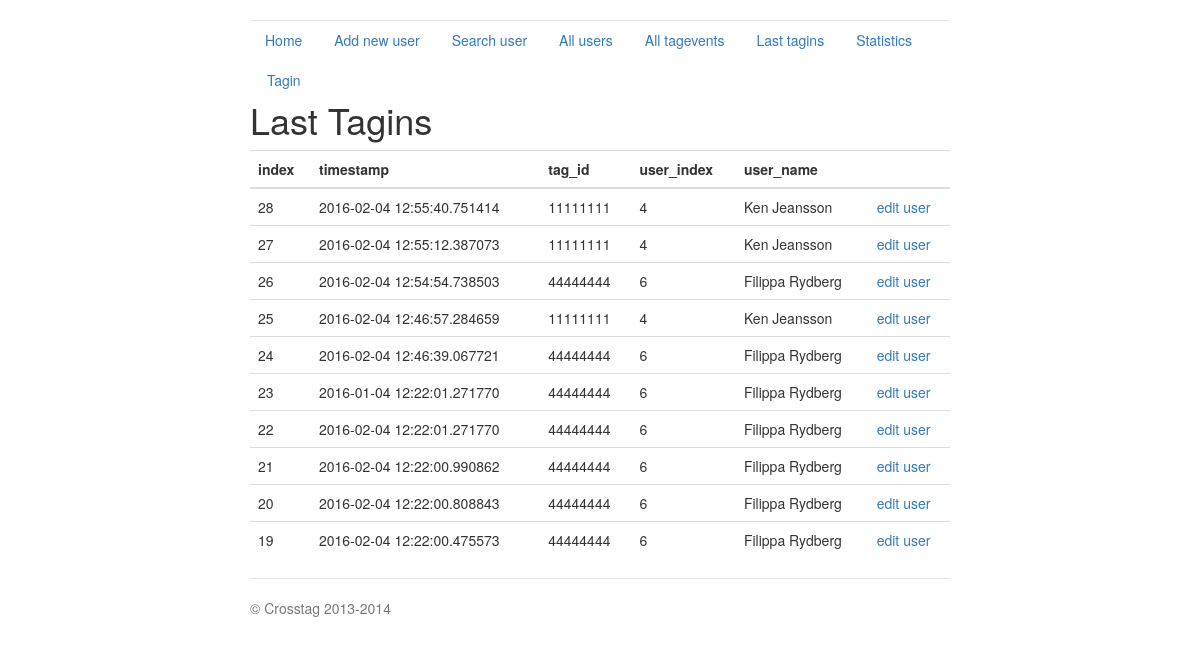
The app's page /last_tagins, older data.
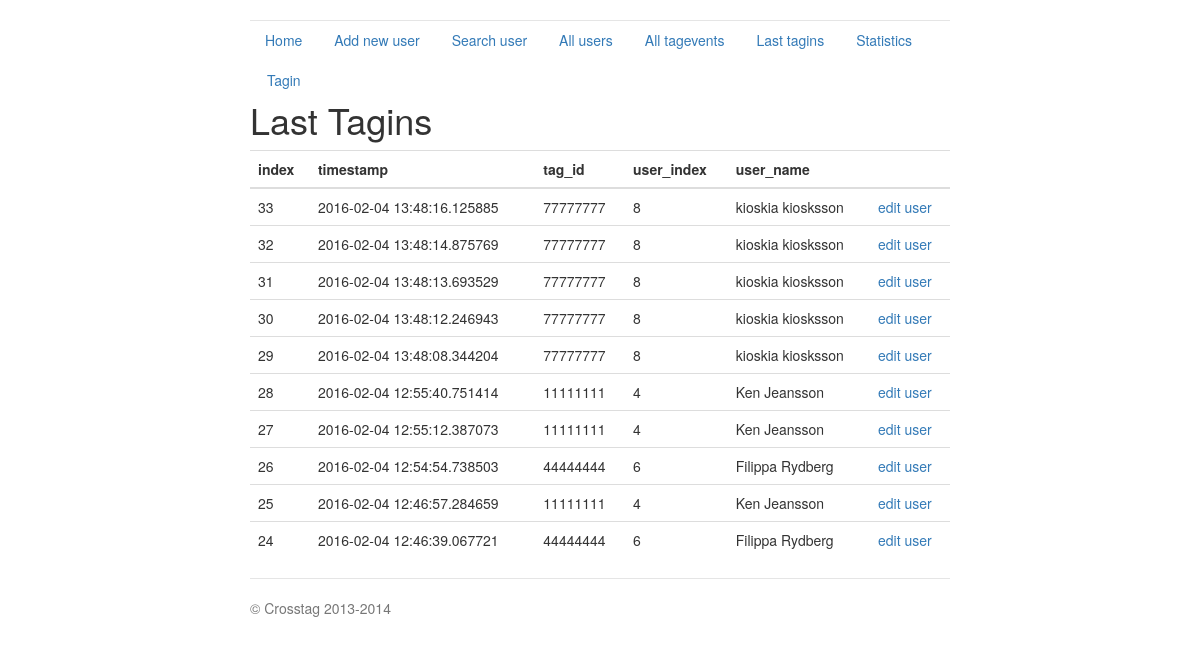
The same page, newer data.
### crosstag_server.py (models this page shows, shortened)
class Tagevent(db.Model):
    index = db.Column(db.Integer, primary_key=True)
    tag_id = db.Column(db.Integer)
    timestamp = db.Column(db.DateTime)
    uid = db.Column(db.Integer, db.ForeignKey('user.index'))
    def dict(self):
        return {'index': self.index, 'timestamp': str(self.timestamp),
                'tag_id': self.tag_id, 'uid':self.uid}

class User(db.Model):
    index = db.Column(db.Integer, primary_key=True)
    fortnox_id = db.Column(db.Integer)
    name = db.Column(db.String(80))
    email = db.Column(db.String(120))
    phone = db.Column(db.Integer)
    tag_id = db.Column(db.String(12))
    gender = db.Column(db.String(10))
    birth_date = db.Column(db.Date)
    expiry_date = db.Column(db.Date)
    create_date = db.Column(db.Date)
    def dict(self):
        return {'index': self.index, 'name': self.name,
                'email': self.email, 'tag_id': self.tag_id,
                'phone': self.phone, 'fortnox_id': self.fortnox_id,
                'expiry_date': str(self.expiry_date),
                'create_date': str(self.create_date),
                'birth_date': str(self.birth_date),
                'gender': self.gender}

### crosstag_server.py (the view)
@app.route('/last_tagins', methods=['GET'])
def last_tagins():
    ret = []
    events = Tagevent.query.all()[-10:]
    for hit in events:
        js = hit.dict()
        tag = js['tag_id']
        try:
            user = get_user_data_tag_dict(tag)
            js['user_index'] = user["index"]
            js['user_name'] = user['name']
        except:
            js['user_index'] = None
            js['user_name'] = "No user connected to this tag"
        ret.append(js)
    ret.reverse()
    return render_template('last_tagevents.html',
                           title='Last Tagins',
                           hits=ret)

### crosstag_server.py (called while the page is built)
@app.route('/crosstag/v1.0/get_user_data_tag_dict/<tag_id>',
           methods=['GET'])
def get_user_data_tag_dict(tag_id):
    user = User.query.filter_by(tag_id=tag_id).first()
    return user.dict()

### templates/last_tagevents.html (shortened to what this page needs)
{% extends "base.html" %}
{% block content %}
<h1>{{title}}</h1>
{% if hits %}
	<table class="table table-hover">
	<tbody>
		<thead>
			<tr>
				<th>index</th> <th>timestamp</th><th>tag_id</th> <th> user_index </th> <th> user_name </th> <th></th>
			</tr>
		</thead>
				{% for hit in hits %}
				<tr>
					<td>{{hit.index}}</td> <td>{{hit.timestamp}}</td> <td>{{hit.tag_id}}</td> <td>{{hit.user_index}}</td> <td>{{hit.user_name}}</td> <td> {% if hit.user_index != None %}<a href='/edit_user/{{hit.user_index}}'>edit user</a> {% endif %}</td>
				</tr>
				{% endfor %}
	</tbody>
	</table>
{% endif %}
{% endblock %}

Row changes from the older to the newer data that the page shows:
no longer on this page (row unchanged): Tagevent: index "23", timestamp "2016-01-04 12:22:01.271770", tag_id "44444444", user_index "6", user_name "Filippa Rydberg"
no longer on this page (row unchanged): Tagevent: index "22", timestamp "2016-02-04 12:22:01.271770", tag_id "44444444", user_index "6", user_name "Filippa Rydberg"
no longer on this page (row unchanged): Tagevent: index "21", timestamp "2016-02-04 12:22:00.990862", tag_id "44444444", user_index "6", user_name "Filippa Rydberg"
no longer on this page (row unchanged): Tagevent: index "20", timestamp "2016-02-04 12:22:00.808843", tag_id "44444444", user_index "6", user_name "Filippa Rydberg"
no longer on this page (row unchanged): Tagevent: index "19", timestamp "2016-02-04 12:22:00.475573", tag_id "44444444", user_index "6", user_name "Filippa Rydberg"
added Tagevent: index "33", timestamp "2016-02-04 13:48:16.125885", tag_id "77777777", user_index "8", user_name "kioskia kiosksson"
added Tagevent: index "32", timestamp "2016-02-04 13:48:14.875769", tag_id "77777777", user_index "8", user_name "kioskia kiosksson"
added Tagevent: index "31", timestamp "2016-02-04 13:48:13.693529", tag_id "77777777", user_index "8", user_name "kioskia kiosksson"
added Tagevent: index "30", timestamp "2016-02-04 13:48:12.246943", tag_id "77777777", user_index "8", user_name "kioskia kiosksson"
added Tagevent: index "29", timestamp "2016-02-04 13:48:08.344204", tag_id "77777777", user_index "8", user_name "kioskia kiosksson"
